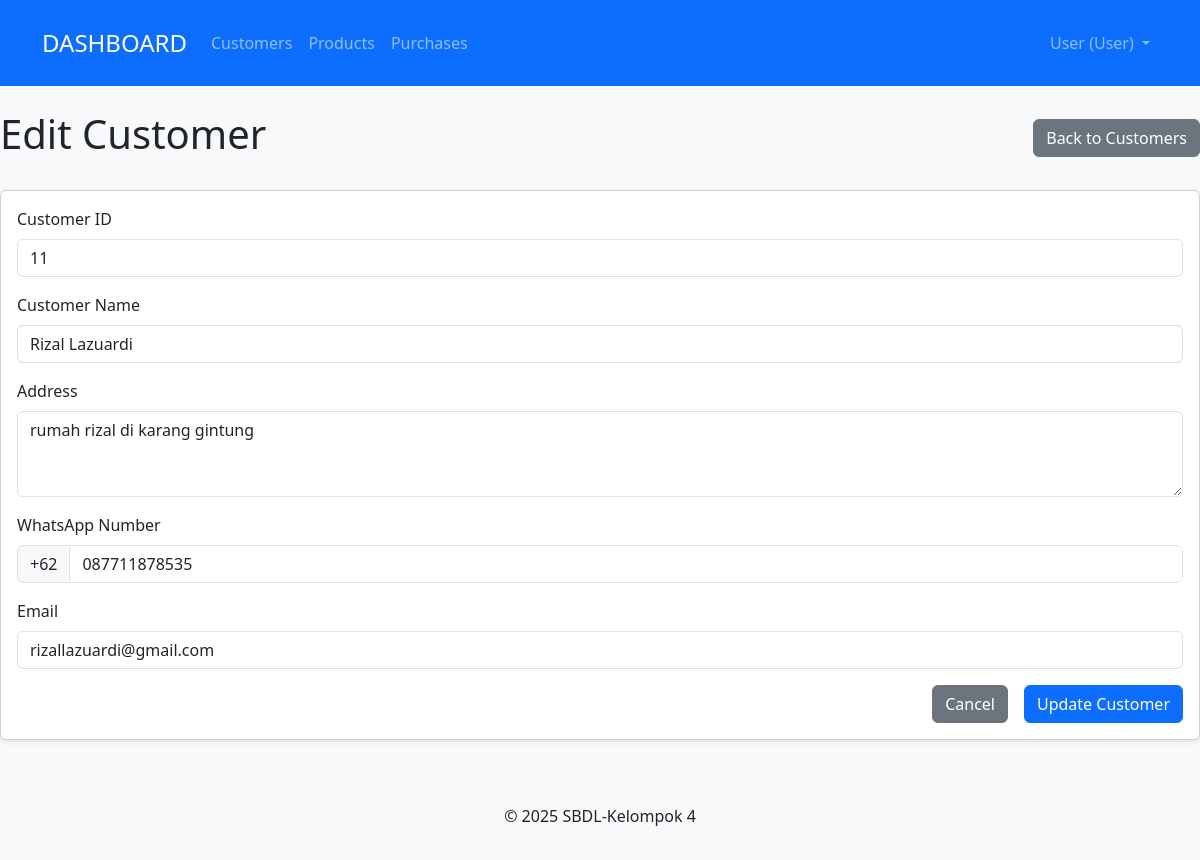
/admin/pages/customer/edit.php?id=11, run on the app's committed database.
### tables this page shows
CREATE TABLE `tb_customer` (
  `nama_customer` varchar(100) NOT NULL,
  `id_customer` int NOT NULL,
  `alamat_customer` varchar(255) NOT NULL,
  `no_wa_cutomer` varchar(20) NOT NULL,
  `email_customer` varchar(100) NOT NULL,
  `id_login` int DEFAULT NULL,
  `foto_profil` varchar(255) NOT NULL
);

### admin/pages/customer/edit.php (the view, shortened to what this page needs)
<?php
require_once '../../../config/database.php';
$id = mysqli_real_escape_string($conn, $_GET['id']);
$query = "SELECT * FROM tb_customer WHERE id_customer = '$id'";
$result = mysqli_query($conn, $query);
$customer = mysqli_fetch_assoc($result);
include '../includes/header.php';
?>
<div class="d-flex justify-content-between align-items-center mb-4">
    <h1>Edit Customer</h1>
    <a href="index.php" class="btn btn-secondary">Back to Customers</a>
</div>
<div class="card">
    <div class="card-body">
        <form method="POST" action="">
            <div class="mb-3">
                <label for="id_customer" class="form-label">Customer ID</label>
                <input type="text" class="form-control" id="id_customer" value="<?php echo htmlspecialchars($customer['id_customer']); ?>" readonly>
            </div>
            <div class="mb-3">
                <label for="nama_customer" class="form-label">Customer Name</label>
                <input type="text" class="form-control" id="nama_customer" name="nama_customer" value="<?php echo htmlspecialchars($customer['nama_customer']); ?>" required>
            </div>
            <div class="mb-3">
                <label for="alamat_customer" class="form-label">Address</label>
                <textarea class="form-control" id="alamat_customer" name="alamat_customer" rows="3" required><?php echo htmlspecialchars($customer['alamat_customer']); ?></textarea>
            </div>
            <div class="mb-3">
                <label for="no_wa_cutomer" class="form-label">WhatsApp Number</label>
                <div class="input-group">
                    <span class="input-group-text">+62</span>
                    <input type="text" class="form-control" id="no_wa_cutomer" name="no_wa_cutomer" value="<?php echo htmlspecialchars($customer['no_wa_cutomer']); ?>" required>
                </div>
            </div>
            <div class="mb-3">
                <label for="email_customer" class="form-label">Email</label>
                <input type="email" class="form-control" id="email_customer" name="email_customer" value="<?php echo htmlspecialchars($customer['email_customer']); ?>" required>
            </div>
            <div class="d-grid gap-2 d-md-flex justify-content-md-end">
                <a href="index.php" class="btn btn-secondary me-md-2">Cancel</a>
                <button type="submit" class="btn btn-primary">Update Customer</button>
            </div>
        </form>
    </div>
</div>
<?php
include '../includes/footer.php';
?>

### admin/assets/css/style.css (style rules this page uses)
body { background-color: #f8f9fa; }
.card { margin-bottom: 20px; box-shadow: 0 2px 5px rgba(0, 0, 0, 0.1); }

### data on the page
tb_customer: id_customer "11", nama_customer "Rizal Lazuardi", alamat_customer "rumah rizal di karang gintung", no_wa_cutomer "087711878535", email_customer "rizallazuardi@gmail.com"
